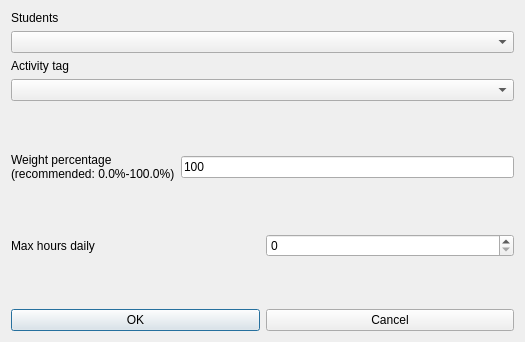
<?xml version="1.0" encoding="UTF-8"?>
<ui version="4.0">
 <class>ModifyConstraintStudentsSetActivityTagMaxHoursDailyRealDaysForm_template</class>
 <widget class="QDialog" name="ModifyConstraintStudentsSetActivityTagMaxHoursDailyRealDaysForm_template">
  <property name="geometry">
   <rect>
    <x>0</x>
    <y>0</y>
    <width>525</width>
    <height>342</height>
   </rect>
  </property>
  <property name="windowTitle">
   <string extracomment="This is the title of the dialog to modify a constraint of this type">Modify students set activity tag max hours daily real days</string>
  </property>
  <layout class="QGridLayout" name="gridLayout">
   <item row="0" column="0">
    <layout class="QVBoxLayout">
     <item>
      <widget class="QLabel" name="studentsTextLabel">
       <property name="frameShape">
        <enum>QFrame::NoFrame</enum>
       </property>
       <property name="frameShadow">
        <enum>QFrame::Plain</enum>
       </property>
       <property name="text">
        <string>Students</string>
       </property>
       <property name="wordWrap">
        <bool>false</bool>
       </property>
      </widget>
     </item>
     <item>
      <widget class="QComboBox" name="studentsComboBox">
       <property name="editable">
        <bool>false</bool>
       </property>
       <property name="insertPolicy">
        <enum>QComboBox::NoInsert</enum>
       </property>
       <property name="duplicatesEnabled">
        <bool>false</bool>
       </property>
      </widget>
     </item>
     <item>
      <widget class="QLabel" name="studentsTextLabel_2">
       <property name="frameShape">
        <enum>QFrame::NoFrame</enum>
       </property>
       <property name="frameShadow">
        <enum>QFrame::Plain</enum>
       </property>
       <property name="text">
        <string>Activity tag</string>
       </property>
       <property name="wordWrap">
        <bool>false</bool>
       </property>
      </widget>
     </item>
     <item>
      <widget class="QComboBox" name="activityTagsComboBox">
       <property name="editable">
        <bool>false</bool>
       </property>
       <property name="insertPolicy">
        <enum>QComboBox::NoInsert</enum>
       </property>
       <property name="duplicatesEnabled">
        <bool>false</bool>
       </property>
      </widget>
     </item>
    </layout>
   </item>
   <item row="1" column="0">
    <spacer name="spacer6">
     <property name="orientation">
      <enum>Qt::Vertical</enum>
     </property>
     <property name="sizeType">
      <enum>QSizePolicy::Expanding</enum>
     </property>
     <property name="sizeHint" stdset="0">
      <size>
       <width>20</width>
       <height>20</height>
      </size>
     </property>
    </spacer>
   </item>
   <item row="2" column="0">
    <layout class="QHBoxLayout" name="horizontalLayout_2">
     <item>
      <widget class="QLabel" name="weightTextLabel">
       <property name="frameShape">
        <enum>QFrame::NoFrame</enum>
       </property>
       <property name="frameShadow">
        <enum>QFrame::Plain</enum>
       </property>
       <property name="text">
        <string>Weight percentage
(recommended: 0.0%-100.0%)</string>
       </property>
       <property name="wordWrap">
        <bool>false</bool>
       </property>
      </widget>
     </item>
     <item>
      <widget class="QLineEdit" name="weightLineEdit">
       <property name="text">
        <string notr="true">100</string>
       </property>
      </widget>
     </item>
    </layout>
   </item>
   <item row="3" column="0">
    <spacer name="verticalSpacer">
     <property name="orientation">
      <enum>Qt::Vertical</enum>
     </property>
     <property name="sizeHint" stdset="0">
      <size>
       <width>20</width>
       <height>25</height>
      </size>
     </property>
    </spacer>
   </item>
   <item row="4" column="0">
    <layout class="QHBoxLayout" name="horizontalLayout">
     <item>
      <widget class="QLabel" name="maxHoursTextLabel">
       <property name="frameShape">
        <enum>QFrame::NoFrame</enum>
       </property>
       <property name="frameShadow">
        <enum>QFrame::Plain</enum>
       </property>
       <property name="text">
        <string>Max hours daily</string>
       </property>
       <property name="wordWrap">
        <bool>false</bool>
       </property>
      </widget>
     </item>
     <item>
      <widget class="QSpinBox" name="maxHoursSpinBox"/>
     </item>
    </layout>
   </item>
   <item row="5" column="0">
    <spacer name="verticalSpacer_2">
     <property name="orientation">
      <enum>Qt::Vertical</enum>
     </property>
     <property name="sizeHint" stdset="0">
      <size>
       <width>20</width>
       <height>26</height>
      </size>
     </property>
    </spacer>
   </item>
   <item row="6" column="0">
    <layout class="QHBoxLayout">
     <item>
      <widget class="QPushButton" name="okPushButton">
       <property name="text">
        <string>OK</string>
       </property>
      </widget>
     </item>
     <item>
      <widget class="QPushButton" name="cancelPushButton">
       <property name="text">
        <string>Cancel</string>
       </property>
      </widget>
     </item>
    </layout>
   </item>
  </layout>
 </widget>
 <layoutdefault spacing="6" margin="11"/>
 <resources/>
 <connections/>
</ui>
